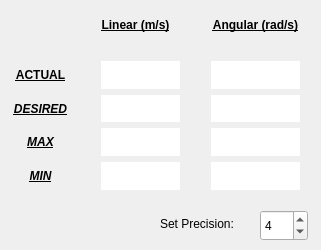
<?xml version="1.0" encoding="UTF-8"?>
<ui version="4.0">
 <class>ShowSpeed</class>
 <widget class="QWidget" name="ShowSpeed">
  <property name="geometry">
   <rect>
    <x>0</x>
    <y>0</y>
    <width>321</width>
    <height>250</height>
   </rect>
  </property>
  <property name="windowTitle">
   <string>ShowSpeed</string>
  </property>
  <property name="styleSheet">
   <string notr="true"/>
  </property>
  <widget class="QWidget" name="layoutWidget">
   <property name="geometry">
    <rect>
     <x>90</x>
     <y>50</y>
     <width>101</width>
     <height>151</height>
    </rect>
   </property>
   <layout class="QVBoxLayout" name="verticalLayout_4">
    <item>
     <widget class="QLabel" name="linearSpeedAct">
      <property name="styleSheet">
       <string notr="true">background-color: rgb(255, 255, 255);</string>
      </property>
      <property name="text">
       <string/>
      </property>
     </widget>
    </item>
    <item>
     <widget class="QLabel" name="linearSpeedDes">
      <property name="styleSheet">
       <string notr="true">background-color: rgb(255, 255, 255);</string>
      </property>
      <property name="text">
       <string/>
      </property>
     </widget>
    </item>
    <item>
     <widget class="QLabel" name="linearSpeedMax">
      <property name="styleSheet">
       <string notr="true">background-color: rgb(255, 255, 255);</string>
      </property>
      <property name="text">
       <string>&lt;html&gt;&lt;head/&gt;&lt;body&gt;&lt;p align=&quot;center&quot;&gt;&lt;br/&gt;&lt;/p&gt;&lt;/body&gt;&lt;/html&gt;</string>
      </property>
     </widget>
    </item>
    <item>
     <widget class="QLabel" name="linearSpeedMin">
      <property name="styleSheet">
       <string notr="true">background-color: rgb(255, 255, 255);</string>
      </property>
      <property name="text">
       <string>&lt;html&gt;&lt;head/&gt;&lt;body&gt;&lt;p align=&quot;center&quot;&gt;&lt;br/&gt;&lt;/p&gt;&lt;/body&gt;&lt;/html&gt;</string>
      </property>
     </widget>
    </item>
   </layout>
  </widget>
  <widget class="QLabel" name="label">
   <property name="geometry">
    <rect>
     <x>90</x>
     <y>10</y>
     <width>91</width>
     <height>31</height>
    </rect>
   </property>
   <property name="styleSheet">
    <string notr="true">font: 75 italic 11pt &quot;Ubuntu&quot;;
text-decoration: underline;</string>
   </property>
   <property name="text">
    <string>&lt;html&gt;&lt;head/&gt;&lt;body&gt;&lt;p align=&quot;center&quot;&gt;&lt;span style=&quot; font-weight:600;&quot;&gt;Linear (m/s)&lt;/span&gt;&lt;/p&gt;&lt;/body&gt;&lt;/html&gt;</string>
   </property>
  </widget>
  <widget class="QLabel" name="label_2">
   <property name="geometry">
    <rect>
     <x>200</x>
     <y>10</y>
     <width>111</width>
     <height>31</height>
    </rect>
   </property>
   <property name="styleSheet">
    <string notr="true">font: 75 italic 11pt &quot;Ubuntu&quot;;
text-decoration: underline;</string>
   </property>
   <property name="text">
    <string>&lt;html&gt;&lt;head/&gt;&lt;body&gt;&lt;p align=&quot;center&quot;&gt;&lt;span style=&quot; font-weight:600;&quot;&gt;Angular (rad/s)&lt;/span&gt;&lt;/p&gt;&lt;/body&gt;&lt;/html&gt;</string>
   </property>
  </widget>
  <widget class="QLabel" name="label_3">
   <property name="geometry">
    <rect>
     <x>160</x>
     <y>210</y>
     <width>91</width>
     <height>27</height>
    </rect>
   </property>
   <property name="text">
    <string>Set Precision:</string>
   </property>
  </widget>
  <widget class="QSpinBox" name="precision_box">
   <property name="geometry">
    <rect>
     <x>260</x>
     <y>210</y>
     <width>48</width>
     <height>31</height>
    </rect>
   </property>
   <property name="maximum">
    <number>5</number>
   </property>
   <property name="value">
    <number>4</number>
   </property>
  </widget>
  <widget class="QWidget" name="layoutWidget">
   <property name="geometry">
    <rect>
     <x>0</x>
     <y>50</y>
     <width>81</width>
     <height>151</height>
    </rect>
   </property>
   <layout class="QVBoxLayout" name="verticalLayout">
    <item>
     <widget class="QLabel" name="label_5">
      <property name="styleSheet">
       <string notr="true">font: 75 italic 11pt &quot;Ubuntu&quot;;
text-decoration: underline;</string>
      </property>
      <property name="text">
       <string>&lt;html&gt;&lt;head/&gt;&lt;body&gt;&lt;p align=&quot;center&quot;&gt;&lt;span style=&quot; font-weight:600;&quot;&gt;ACTUAL&lt;/span&gt;&lt;/p&gt;&lt;/body&gt;&lt;/html&gt;</string>
      </property>
     </widget>
    </item>
    <item>
     <widget class="QLabel" name="label_6">
      <property name="text">
       <string>&lt;html&gt;&lt;head/&gt;&lt;body&gt;&lt;p align=&quot;center&quot;&gt;&lt;span style=&quot; font-weight:600; font-style:italic; text-decoration: underline;&quot;&gt;DESIRED&lt;/span&gt;&lt;/p&gt;&lt;/body&gt;&lt;/html&gt;</string>
      </property>
     </widget>
    </item>
    <item>
     <widget class="QLabel" name="label_7">
      <property name="text">
       <string>&lt;html&gt;&lt;head/&gt;&lt;body&gt;&lt;p align=&quot;center&quot;&gt;&lt;span style=&quot; font-weight:600; font-style:italic; text-decoration: underline;&quot;&gt;MAX&lt;/span&gt;&lt;/p&gt;&lt;/body&gt;&lt;/html&gt;</string>
      </property>
     </widget>
    </item>
    <item>
     <widget class="QLabel" name="label_8">
      <property name="text">
       <string>&lt;html&gt;&lt;head/&gt;&lt;body&gt;&lt;p align=&quot;center&quot;&gt;&lt;span style=&quot; font-weight:600; font-style:italic; text-decoration: underline;&quot;&gt;MIN&lt;/span&gt;&lt;/p&gt;&lt;/body&gt;&lt;/html&gt;</string>
      </property>
     </widget>
    </item>
   </layout>
  </widget>
  <widget class="QWidget" name="layoutWidget">
   <property name="geometry">
    <rect>
     <x>200</x>
     <y>50</y>
     <width>111</width>
     <height>151</height>
    </rect>
   </property>
   <layout class="QVBoxLayout" name="verticalLayout_2">
    <item>
     <widget class="QLabel" name="angularSpeedAct">
      <property name="styleSheet">
       <string notr="true">background-color: rgb(255, 255, 255);</string>
      </property>
      <property name="text">
       <string/>
      </property>
     </widget>
    </item>
    <item>
     <widget class="QLabel" name="angularSpeedDes">
      <property name="styleSheet">
       <string notr="true">background-color: rgb(255, 255, 255);</string>
      </property>
      <property name="text">
       <string/>
      </property>
     </widget>
    </item>
    <item>
     <widget class="QLabel" name="angularSpeedMax">
      <property name="styleSheet">
       <string notr="true">background-color: rgb(255, 255, 255);</string>
      </property>
      <property name="text">
       <string>&lt;html&gt;&lt;head/&gt;&lt;body&gt;&lt;p align=&quot;center&quot;&gt;&lt;br/&gt;&lt;/p&gt;&lt;/body&gt;&lt;/html&gt;</string>
      </property>
     </widget>
    </item>
    <item>
     <widget class="QLabel" name="angularSpeedMin">
      <property name="styleSheet">
       <string notr="true">background-color: rgb(255, 255, 255);</string>
      </property>
      <property name="text">
       <string>&lt;html&gt;&lt;head/&gt;&lt;body&gt;&lt;p align=&quot;center&quot;&gt;&lt;br/&gt;&lt;/p&gt;&lt;/body&gt;&lt;/html&gt;</string>
      </property>
     </widget>
    </item>
   </layout>
  </widget>
  <zorder>layoutWidget</zorder>
  <zorder>layoutWidget</zorder>
  <zorder>layoutWidget</zorder>
  <zorder>label</zorder>
  <zorder>label_2</zorder>
  <zorder>label_3</zorder>
  <zorder>precision_box</zorder>
 </widget>
 <layoutdefault spacing="6" margin="11"/>
 <resources/>
 <connections/>
</ui>
